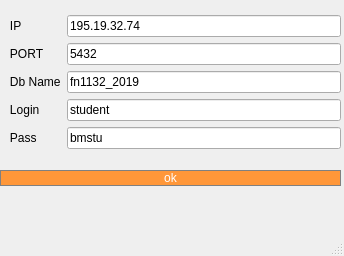
<?xml version="1.0" encoding="UTF-8"?>
<ui version="4.0">
 <class>MainWindow</class>
 <widget class="QMainWindow" name="MainWindow">
  <property name="geometry">
   <rect>
    <x>0</x>
    <y>0</y>
    <width>344</width>
    <height>256</height>
   </rect>
  </property>
  <property name="mouseTracking">
   <bool>false</bool>
  </property>
  <property name="contextMenuPolicy">
   <enum>Qt::ActionsContextMenu</enum>
  </property>
  <property name="windowTitle">
   <string>Connection</string>
  </property>
  <widget class="QWidget" name="centralwidget">
   <widget class="QWidget" name="layoutWidget">
    <property name="geometry">
     <rect>
      <x>0</x>
      <y>0</y>
      <width>341</width>
      <height>201</height>
     </rect>
    </property>
    <layout class="QVBoxLayout" name="verticalLayout_6">
     <item>
      <layout class="QVBoxLayout" name="verticalLayout_5">
       <item>
        <layout class="QVBoxLayout" name="verticalLayout_4">
         <item>
          <layout class="QVBoxLayout" name="verticalLayout_3">
           <item>
            <layout class="QHBoxLayout" name="horizontalLayout">
             <item>
              <layout class="QVBoxLayout" name="verticalLayout">
               <item>
                <widget class="QLabel" name="label">
                 <property name="text">
                  <string>   IP</string>
                 </property>
                </widget>
               </item>
               <item>
                <widget class="QLabel" name="label_2">
                 <property name="text">
                  <string>   PORT</string>
                 </property>
                </widget>
               </item>
               <item>
                <widget class="QLabel" name="label_3">
                 <property name="text">
                  <string>   Db Name</string>
                 </property>
                </widget>
               </item>
               <item>
                <widget class="QLabel" name="label_4">
                 <property name="text">
                  <string>   Login</string>
                 </property>
                </widget>
               </item>
               <item>
                <widget class="QLabel" name="label_5">
                 <property name="text">
                  <string>   Pass</string>
                 </property>
                </widget>
               </item>
              </layout>
             </item>
             <item>
              <layout class="QVBoxLayout" name="verticalLayout_2">
               <item>
                <widget class="QLineEdit" name="line_IP">
                 <property name="text">
                  <string>195.19.32.74</string>
                 </property>
                </widget>
               </item>
               <item>
                <widget class="QLineEdit" name="line_port">
                 <property name="text">
                  <string>5432</string>
                 </property>
                </widget>
               </item>
               <item>
                <widget class="QLineEdit" name="line_db_name">
                 <property name="text">
                  <string>fn1132_2019</string>
                 </property>
                </widget>
               </item>
               <item>
                <widget class="QLineEdit" name="line_login">
                 <property name="text">
                  <string>student</string>
                 </property>
                </widget>
               </item>
               <item>
                <widget class="QLineEdit" name="line_pass">
                 <property name="text">
                  <string>bmstu</string>
                 </property>
                </widget>
               </item>
              </layout>
             </item>
            </layout>
           </item>
          </layout>
         </item>
        </layout>
       </item>
      </layout>
     </item>
     <item>
      <widget class="QPushButton" name="OK_button">
       <property name="styleSheet">
        <string notr="true">QPushButton {
  background-color: rgb(255, 151, 57);
  color: white; 
  border: 1px solid gray;
}

QPushButton:pressed {
    background-color: qlineargradient(x1: 0, y1: 0, x2: 0, y2: 1,
                                      stop: 0 #FF7832, stop: 1 #FF9739);
}</string>
       </property>
       <property name="text">
        <string>ok</string>
       </property>
      </widget>
     </item>
    </layout>
   </widget>
  </widget>
  <widget class="QMenuBar" name="menubar">
   <property name="geometry">
    <rect>
     <x>0</x>
     <y>0</y>
     <width>344</width>
     <height>26</height>
    </rect>
   </property>
  </widget>
  <widget class="QStatusBar" name="statusbar"/>
 </widget>
 <resources/>
 <connections/>
 <slots>
  <slot>slot1()</slot>
 </slots>
</ui>
